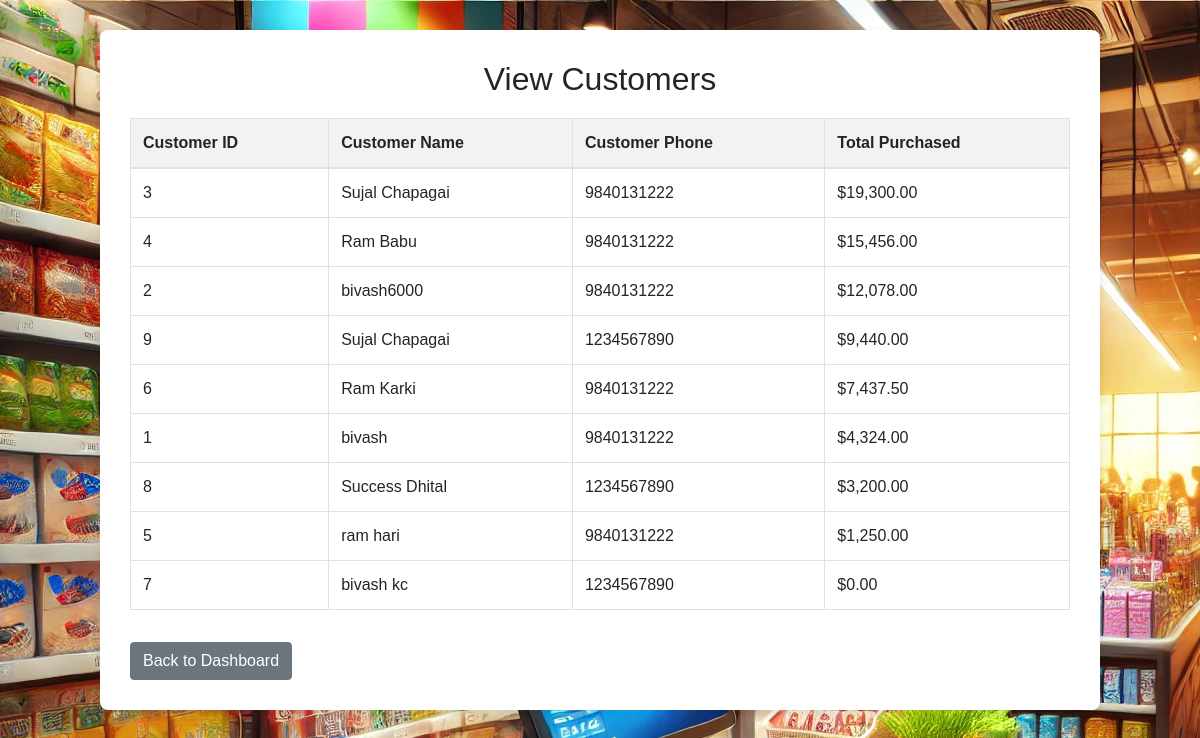
Page /view_customers.php (signed in) on the earlier database version.
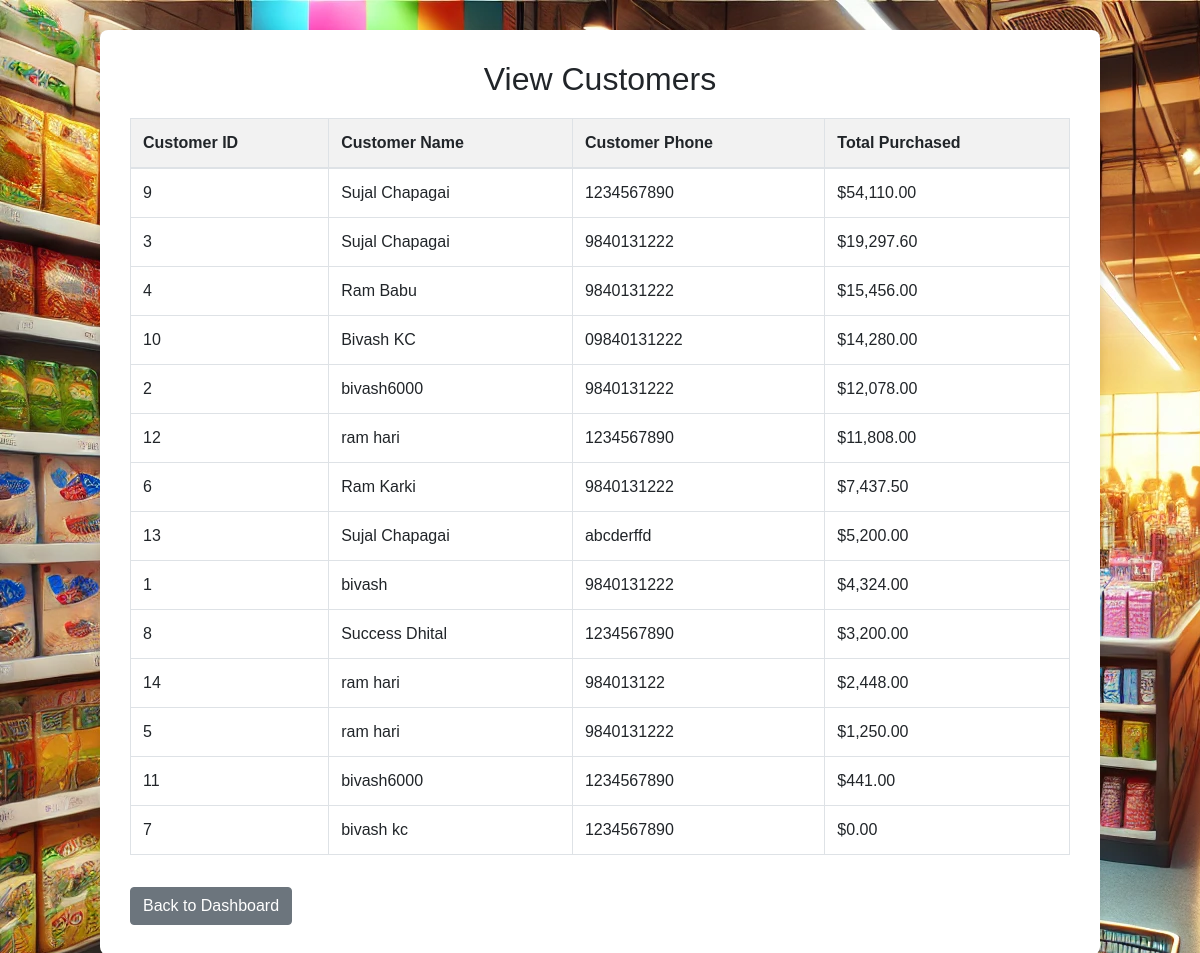
Same page on the later database version.
### tables this page shows
CREATE TABLE `customers` (
  `customer_id` int(11) NOT NULL,
  `customer_name` varchar(100) NOT NULL,
  `customer_phone` varchar(15) NOT NULL
);

### view_customers.php (the view, shortened to what this page needs)
<?php
include('db_conn.php');
$query = "SELECT
            c.customer_id,
            c.customer_name,
            c.customer_phone,
            SUM(b.final_amount) AS total_purchased
          FROM
            customers c
          LEFT JOIN
            bills b ON c.customer_id = b.customer_id
          GROUP BY
            c.customer_id, c.customer_name, c.customer_phone
          ORDER BY
            total_purchased DESC";
$result = mysqli_query($conn, $query);
?>
<!DOCTYPE html>
<html lang="en">
<head>
    <link rel="stylesheet" href="https://stackpath.bootstrapcdn.com/bootstrap/4.5.2/css/bootstrap.min.css">
</head>
<body>
    <div class="container">
        <h2>View Customers</h2>
        <table class="table table-bordered">
            <thead>
                <tr>
                    <th>Customer ID</th>
                    <th>Customer Name</th>
                    <th>Customer Phone</th>
                    <th>Total Purchased</th>
                </tr>
            </thead>
            <tbody>
                <?php while ($row = mysqli_fetch_assoc($result)): ?>
                    <tr>
                        <td><?php echo $row['customer_id']; ?></td>
                        <td><?php echo $row['customer_name']; ?></td>
                        <td><?php echo $row['customer_phone']; ?></td>
                        <td>$<?php echo number_format($row['total_purchased'], 2); ?></td>
                    </tr>
                <?php endwhile; ?>
            </tbody>
        </table>
        <a href="admin_dashboard.php" class="btn btn-secondary mt-3">Back to Dashboard</a>
    </div>
</body>
</html>

### view_customers.php (style rules this page uses)
body { background-color: #f8f9fa; font-family: Arial, sans-serif; background-image: url('shop.png'); }
.container { margin-top: 30px; max-width: 1000px; background-color: #fff; border-radius: 8px; padding: 30px; box-shadow: 0 4px 8px rgba(0, 0, 0, 0.1); }
h2 { text-align: center; margin-bottom: 20px; }
table { width: 100%; margin-top: 20px; border-collapse: collapse; }
table th, table td { padding: 10px; text-align: left; border-bottom: 1px solid #ddd; }
table th { background-color: #f2f2f2; }

Differences in the rows shown:
shown differently, row unchanged: customers id 9: total_purchased "9,440.00" → "54,110.00"; moves up the list
computed for customers id 3: total_purchased "19,300.00" → "19,297.60"
added customers: customer_id "10", customer_name "Bivash KC", customer_phone "09840131222", total_purchased "14,280.00"
added customers: customer_id "12", customer_name "ram hari", customer_phone "1234567890", total_purchased "11,808.00"
added customers: customer_id "13", customer_name "Sujal Chapagai", customer_phone "abcderffd", total_purchased "5,200.00"
added customers: customer_id "14", customer_name "ram hari", customer_phone "984013122", total_purchased "2,448.00"
added customers: customer_id "11", customer_name "bivash6000", customer_phone "1234567890", total_purchased "441.00"
